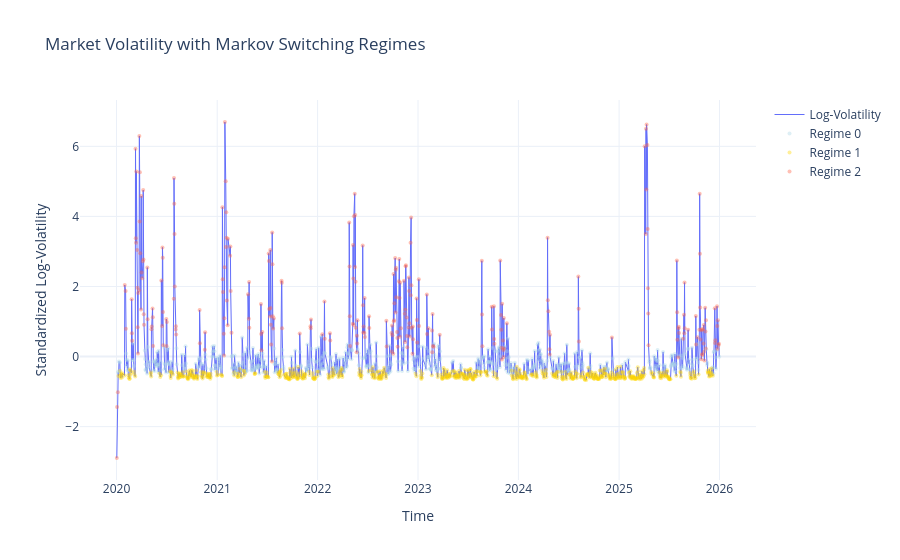

The notebook cell saved with this chart:
### Code cell
import plotly.graph_objects as go

vol = log_vol_std.loc[regime_3.index]

fig = go.Figure()

fig.add_trace(
    go.Scatter(
        x=vol.index,
        y=vol.values,
        mode="lines",
        name="Log-Volatility",
        line=dict(width=1)
    )
)

colors = {
    0: "rgba(173,216,230,0.4)",
    1: "rgba(255,215,0,0.4)",
    2: "rgba(255,99,71,0.4)"
}

for r in sorted(regime_3.unique()):
    mask = regime_3 == r
    fig.add_trace(
        go.Scatter(
            x=vol.index[mask],
            y=vol.values[mask],
            mode="markers",
            name=f"Regime {r}",
            marker=dict(color=colors[r], size=4),
            hovertemplate="Time=%{x}<br>Vol=%{y}<extra>Regime "+str(r)+"</extra>"
        )
    )

fig.update_layout(
    title="Market Volatility with Markov Switching Regimes",
    xaxis_title="Time",
    yaxis_title="Standardized Log-Volatility",
    hovermode="x unified",
    template="plotly_white"
)

fig.show()

### Figure 1 — Plotly figure (JSON) as saved in the notebook; plotly's stock layout.template omitted (floating-point values rounded to 4 significant figures; data arrays with more than 128 entries replaced by an {"elided": "..."} marker saying what was removed)
{"data": [{"line": {"width": 1}, "mode": "lines", "name": "Log-Volatility", "type": "scatter", "x": {"elided": "1498 str values"}, "y": {"elided": "1498 float values"}}, {"hovertemplate": "Time=%{x}<br>Vol=%{y}<extra>Regime 0</extra>", "marker": {"color": "rgba(173,216,230,0.4)", "size": 4}, "mode": "markers", "name": "Regime 0", "type": "scatter", "x": {"elided": "554 str values"}, "y": {"elided": "554 float values"}}, {"hovertemplate": "Time=%{x}<br>Vol=%{y}<extra>Regime 1</extra>", "marker": {"color": "rgba(255,215,0,0.4)", "size": 4}, "mode": "markers", "name": "Regime 1", "type": "scatter", "x": {"elided": "658 str values"}, "y": {"elided": "658 float values"}}, {"hovertemplate": "Time=%{x}<br>Vol=%{y}<extra>Regime 2</extra>", "marker": {"color": "rgba(255,99,71,0.4)", "size": 4}, "mode": "markers", "name": "Regime 2", "type": "scatter", "x": {"elided": "286 str values"}, "y": {"elided": "286 float values"}}], "layout": {"hovermode": "x unified", "title": {"text": "Market Volatility with Markov Switching Regimes"}, "xaxis": {"title": {"text": "Time"}}, "yaxis": {"title": {"text": "Standardized Log-Volatility"}}}}
